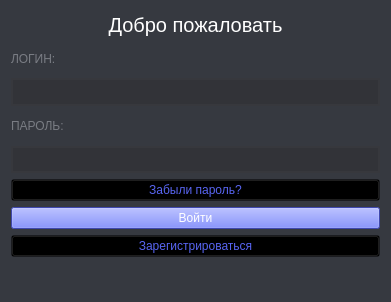
<?xml version="1.0" encoding="UTF-8"?>
<ui version="4.0">
 <class>Auth</class>
 <widget class="QWidget" name="Auth">
  <property name="geometry">
   <rect>
    <x>0</x>
    <y>0</y>
    <width>391</width>
    <height>302</height>
   </rect>
  </property>
  <property name="windowTitle">
   <string>Авторизация</string>
  </property>
  <property name="styleSheet">
   <string notr="true">background-color:#363940</string>
  </property>
  <layout class="QVBoxLayout" name="verticalLayout">
   <item>
    <widget class="QLabel" name="label_3">
     <property name="font">
      <font>
       <pointsize>15</pointsize>
      </font>
     </property>
     <property name="styleSheet">
      <string notr="true">color: #fff</string>
     </property>
     <property name="text">
      <string>Добро пожаловать</string>
     </property>
     <property name="alignment">
      <set>Qt::AlignCenter</set>
     </property>
    </widget>
   </item>
   <item>
    <widget class="QLabel" name="label">
     <property name="styleSheet">
      <string notr="true">color: #797c83;</string>
     </property>
     <property name="text">
      <string>ЛОГИН:</string>
     </property>
     <property name="alignment">
      <set>Qt::AlignLeading|Qt::AlignLeft|Qt::AlignVCenter</set>
     </property>
    </widget>
   </item>
   <item>
    <widget class="QLineEdit" name="login">
     <property name="sizePolicy">
      <sizepolicy hsizetype="Expanding" vsizetype="Preferred">
       <horstretch>0</horstretch>
       <verstretch>0</verstretch>
      </sizepolicy>
     </property>
     <property name="styleSheet">
      <string notr="true">background-color: #323338;
border: 2px solid #37383d;
color: #fff</string>
     </property>
    </widget>
   </item>
   <item>
    <widget class="QLabel" name="label_2">
     <property name="styleSheet">
      <string notr="true">color: #797c83;</string>
     </property>
     <property name="text">
      <string>ПАРОЛЬ:</string>
     </property>
    </widget>
   </item>
   <item>
    <widget class="QLineEdit" name="password">
     <property name="sizePolicy">
      <sizepolicy hsizetype="Expanding" vsizetype="Preferred">
       <horstretch>0</horstretch>
       <verstretch>0</verstretch>
      </sizepolicy>
     </property>
     <property name="styleSheet">
      <string notr="true">background-color: #323338;
border: 2px solid #37383d;
color: #fff;</string>
     </property>
     <property name="echoMode">
      <enum>QLineEdit::Password</enum>
     </property>
    </widget>
   </item>
   <item>
    <widget class="QPushButton" name="forget_pass">
     <property name="font">
      <font>
       <weight>50</weight>
       <bold>false</bold>
       <underline>false</underline>
      </font>
     </property>
     <property name="styleSheet">
      <string notr="true">color: #5865f2;
background-color: transparent;</string>
     </property>
     <property name="text">
      <string>Забыли пароль?</string>
     </property>
    </widget>
   </item>
   <item>
    <widget class="QPushButton" name="enter">
     <property name="styleSheet">
      <string notr="true">background-color: #5865f2;
color: #fff;</string>
     </property>
     <property name="text">
      <string>Войти</string>
     </property>
    </widget>
   </item>
   <item>
    <widget class="QPushButton" name="create_acc">
     <property name="styleSheet">
      <string notr="true">color: #5865f2;
background-color: transparent;</string>
     </property>
     <property name="text">
      <string>Зарегистрироваться</string>
     </property>
    </widget>
   </item>
   <item>
    <widget class="QLabel" name="status">
     <property name="sizePolicy">
      <sizepolicy hsizetype="Minimum" vsizetype="Minimum">
       <horstretch>0</horstretch>
       <verstretch>0</verstretch>
      </sizepolicy>
     </property>
     <property name="text">
      <string/>
     </property>
    </widget>
   </item>
  </layout>
 </widget>
 <resources/>
 <connections/>
</ui>
